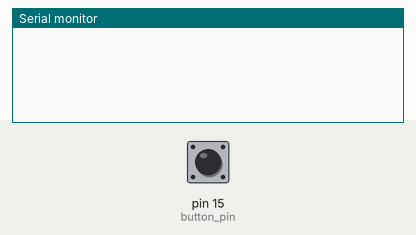
A sketch run on a simulated Arduino Uno, built with avr-gcc and run on an emulated ATmega328P. On the bench: the last lines printed to the serial monitor. The inputs (shaded band) are chosen by the test bench; at power-on: pin 15 (button_pin) HIGH.

Above: at 1.3 s.
1.4 s: pin 15 (button_pin) pulled LOW for 0.15 s
At 1.9 s:
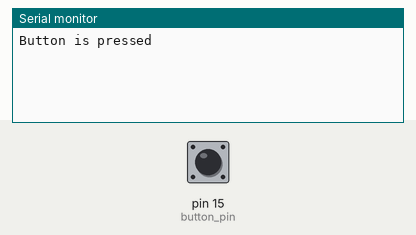
At 2.7 s:
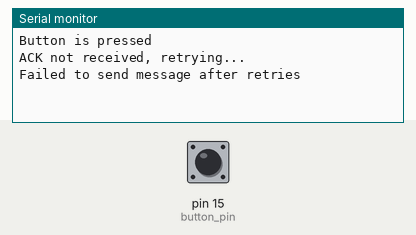

Measured:
- after the input at 1.4 s, the serial monitor: prints a new line at once (image 1)

The sketch:

button_to_lcd_tx.ino
```cpp
#include <SPI.h>
#include <mcp2515.h>

#define SCK     14  // Clock
#define MISO    12  // Master In Slave Out
#define MOSI    13  // Master Out Slave In
#define CS      5   // Chip Select (change if needed)
#define button_pin 15

MCP2515 mcp2515(CS); // Define MCP2515 with CS pin

struct can_frame canMsg1;
struct can_frame receivedMsg;  // Separate struct for reading
bool button_state1;

#define MAX_RETRIES 10
#define CAN_ACK_ID 0x037  // CAN ID for acknowledgment

void setup() {
  Serial.begin(115200);

  // Initialize SPI with defined pins
  //SPI.begin(SCK, MISO, MOSI, CS);

  mcp2515.reset();
  delay(100); // Small delay after reset
  mcp2515.setBitrate(CAN_125KBPS, MCP_8MHZ); // Change to MCP_16MHZ if needed
  mcp2515.setNormalMode();
  pinMode(button_pin, INPUT_PULLUP);  // Use internal pull-up resistor
  pinMode(button_pin, INPUT);
}

void loop() {
  canMsg1.can_id  = 0x036;  // CAN ID
  canMsg1.can_dlc = 1;      // Data length code (number of bytes)
  canMsg1.data[0] = 1;

  bool messageSent = false;
  int retries = 0;

  if (digitalRead(button_pin) == LOW) {  // Active-low button press
    Serial.println("Button is pressed");
    while (!messageSent && retries < MAX_RETRIES) {
    if (mcp2515.sendMessage(&canMsg1) == MCP2515::ERROR_OK) {
      unsigned long startTime = millis();
      bool ackReceived = false;

      while (millis() - startTime < 1000) { // Wait up to 500ms for an ACK
        if (mcp2515.readMessage(&receivedMsg) == MCP2515::ERROR_OK) { // Use separate variable
          if (receivedMsg.can_id == CAN_ACK_ID) { // Check correct CAN ID
            ackReceived = true;
            break;
          }
        }
      }
      if (ackReceived) {
        Serial.println("ACK received from display");
        messageSent = true;
      } else {
        Serial.println("ACK not received, retrying...");
        retries++;
      }
      } else {
        Serial.println("Error sending message, retrying...");
        retries++;
      }
      if (!messageSent) {
        Serial.println("Failed to send message after retries");
      }
    }
  }

}
```
